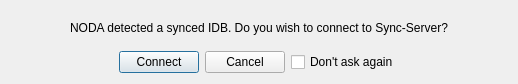
<?xml version="1.0" encoding="UTF-8"?>
<ui version="4.0">
 <class>ConnectPromt</class>
 <widget class="QDialog" name="ConnectPromt">
  <property name="geometry">
   <rect>
    <x>0</x>
    <y>0</y>
    <width>518</width>
    <height>84</height>
   </rect>
  </property>
  <property name="windowTitle">
   <string>NODA: Auto-Connect</string>
  </property>
  <property name="windowIcon">
   <iconset resource="../../Resources.qrc">
    <normaloff>:/logo</normaloff>:/logo</iconset>
  </property>
  <layout class="QVBoxLayout" name="verticalLayout">
   <item>
    <widget class="QLabel" name="label">
     <property name="text">
      <string>NODA detected a synced IDB. Do you wish to connect to Sync-Server?</string>
     </property>
     <property name="alignment">
      <set>Qt::AlignCenter</set>
     </property>
    </widget>
   </item>
   <item>
    <layout class="QHBoxLayout" name="horizontalLayout">
     <item>
      <spacer name="spacerLeft">
       <property name="orientation">
        <enum>Qt::Horizontal</enum>
       </property>
       <property name="sizeHint" stdset="0">
        <size>
         <width>30</width>
         <height>20</height>
        </size>
       </property>
      </spacer>
     </item>
     <item>
      <widget class="QPushButton" name="buttonConnect">
       <property name="text">
        <string>Connect</string>
       </property>
       <property name="default">
        <bool>true</bool>
       </property>
      </widget>
     </item>
     <item>
      <widget class="QPushButton" name="buttonCancel">
       <property name="text">
        <string>Cancel</string>
       </property>
      </widget>
     </item>
     <item>
      <widget class="QCheckBox" name="buttonNO">
       <property name="text">
        <string>Don't ask again</string>
       </property>
      </widget>
     </item>
     <item>
      <spacer name="spacerRight">
       <property name="orientation">
        <enum>Qt::Horizontal</enum>
       </property>
       <property name="sizeHint" stdset="0">
        <size>
         <width>40</width>
         <height>20</height>
        </size>
       </property>
      </spacer>
     </item>
    </layout>
   </item>
  </layout>
 </widget>
 <resources>
  <include location="../../Resources.qrc"/>
 </resources>
 <connections/>
</ui>
